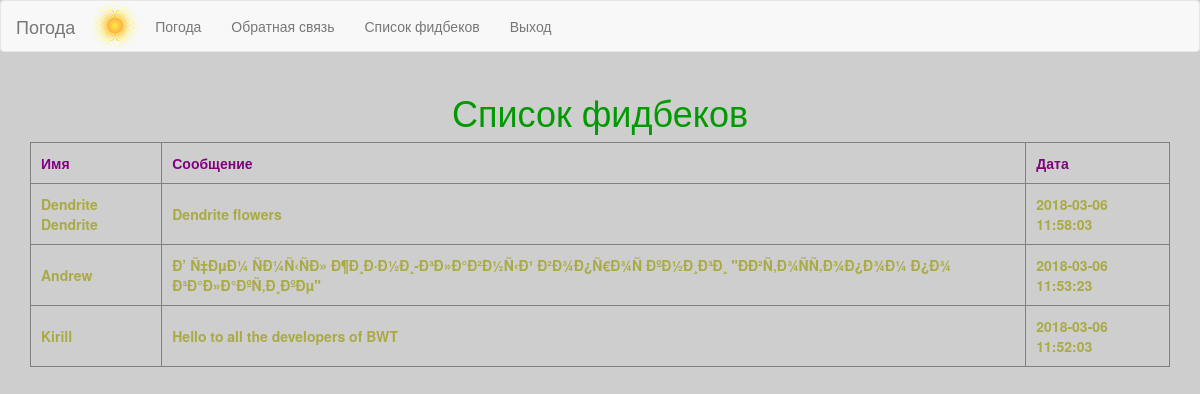
The page /feedbacklist/feedbacklist (signed in) on the database its author committed.
### tables this page shows
CREATE TABLE IF NOT EXISTS `bwt_feedback` (
`id` int(11) unsigned NOT NULL,
  `email` varchar(255) NOT NULL,
  `name` varchar(255) NOT NULL,
  `message` varchar(255) NOT NULL,
  `dwhen` datetime NOT NULL
);

### config/routes.php (called while the page is built)
<?php
return array(
	'user/register' => 'user/register',
    'user/logout' => 'user/logout',
    'weather/weather' => 'weather/weather',
    'feedback/feedback' => 'feedback/feedback',
    'feedbacklist/feedbacklist' => 'feedbacklist/feedbacklist',
    '' => 'user/login',
);
?>

### models/Feedbacklist.php (called while the page is built, shortened)
<?php
class Feedbacklist
{
    public static function showFeedbackList()
    {
        $db = Db::getConnection();
        $sql = 'SELECT name, message,dwhen from bwt_feedback WHERE name=name ORDER BY dwhen DESC';
        $result = $db->query($sql);
        $result->bindParam(':email', $email, PDO::PARAM_STR);
        $result->bindParam(':name', $name, PDO::PARAM_STR);
        $result->bindParam(':message', $message, PDO::PARAM_STR);
        $result->bindParam(':dwhen', $dwhen, PDO::PARAM_STR);
        require_once(ROOT . '/views/feedbacklist/feedbacklist.php');
        return $result->execute();
    }
   public static function isGuest()
    {
        if (isset($_SESSION['user'])) return false;
        else return true;
    }
}

### index.php (called while the page is built, shortened)
<?php
require_once(ROOT.'/components/Router.php');
$router = new Router();
$router->run();

### views/feedbacklist/feedbacklist.php (the view, shortened to what this page needs)
<!DOCTYPE html PUBLIC "-//W3C//DTD XHTML 1.0 Strict//EN" "http://www.w3.org/TR/xhtml1/DTD/xhtml1-strict.dtd">
<html xmlns="http://www.w3.org/1999/xhtml">
<head>
    <link rel="stylesheet" type="text/css" href="../css/bootstrap.css">
    <link href="../css/style-feedback.css" rel="stylesheet" type="text/css" />
</head>
<body>
 <?php
   require_once(ROOT . '/views/menu/menu.php');
 ?>
 <div class="container">
        <div class="row">
                <div class="col-md-12">
                        <h1>Список фидбеков</h1>
                        <table border="1" class="table-feedbacklist">
                           <tr>
                            <th>Имя</th>
                            <th>Сообщение</th>
                            <th>Дата</th>
                           </tr>
                         <?php
                         foreach ($db->query($sql) as $row) {
                             echo "<tr><td>".$row['name'] ."</td><td>".$row['message']."</td><td>".$row['dwhen']."</td></tr>";
                         }
                         ?>
               </div>
        </div>
</div>
</body>
</html>

### components/Router.php (shortened to what this page needs)
<?php
class Router
{
	private $routes;
	public function __construct()
	{
		$routesPath = ROOT.'/config/routes.php';
		$this->routes = include($routesPath);
	}
	private function getURI()
	{
		if (!empty($_SERVER['REQUEST_URI'])) {
		return trim($_SERVER['REQUEST_URI'], '/');
		}
	}
	public function run()
	{
		$uri = $this->getURI();
		foreach ($this->routes as $uriPattern => $path) {
			if(preg_match("~$uriPattern~", $uri)) {
				$segments = explode('/', $path);
				$controllerName = array_shift($segments).'Controller';
				$actionName = 'action'.ucfirst((array_shift($segments)));
				$controllerObject = new $controllerName;
				$result = $controllerObject->$actionName();
				if ($result != null) {
					break;
				}
			}
		}
	}
}

### controllers/FeedbacklistController.php
<?php
require_once(ROOT.'/models/Feedbacklist.php');
class FeedbacklistController {
    public function actionFeedbacklist()
    {
        if (!Feedbacklist::isGuest()) {
            Feedbacklist::showFeedbackList();
            return true;
        }
        else {
            header("Location: /bwt_test/");
        }
    }
}

### views/menu/menu.php (shortened to what this page needs)
<nav class="navbar navbar-default" role="navigation">
    <div class="navbar-header">
    <a class="navbar-brand" href="#">Погода</a>
    <img src="/bwt_test/images/sun.PNG" class="img-responsive img-font" width="50px">
    </div>
    <div class="collapse navbar-collapse" id="bs-example-navbar-collapse-1">
    <ul class="nav navbar-nav">
    <li><a href="/bwt_test/weather/weather">Погода</a></li>
    <li><a href="/bwt_test/feedback/feedback">Обратная связь</a></li>
    <li><a href="/bwt_test/feedbacklist/feedbacklist">Список фидбеков</a></li>
    <li><a href="/bwt_test/user/logout">Выход</a></li>
    </ul>
    </div>
   </nav>

### css/style-feedback.css (style rules this page uses)
body { background: #cecece; }
h1 { color:#009900; text-align: center; }
.table-feedbacklist { margin: 0 auto; }
.table-feedbacklist tr th { padding: 10px; color:purple; }
.table-feedbacklist tr td { padding: 10px; color:#aaaa44; font-weight: bold }

### rows shown on the page
bwt_feedback: name "Dendrite Dendrite", message "Dendrite flowers", dwhen "2018-03-06 11:58:03"
bwt_feedback: name "Andrew", message "Ð’ Ñ‡ÐµÐ¼ ÑÐ¼Ñ‹ÑÐ» Ð¶Ð¸Ð·Ð½Ð¸-Ð³Ð»Ð°Ð²Ð½Ñ‹Ð¹ Ð²Ð¾Ð¿Ñ€Ð¾Ñ ÐºÐ½Ð¸Ð³Ð¸ \"ÐÐ²Ñ‚Ð¾ÑÑ‚Ð¾Ð¿Ð¾Ð¼ Ð¿Ð¾ Ð³Ð°Ð»Ð°ÐºÑ‚Ð¸ÐºÐµ\"", dwhen "2018-03-06 11:53:23"
bwt_feedback: name "Kirill", message "Hello to all the developers of BWT", dwhen "2018-03-06 11:52:03"
